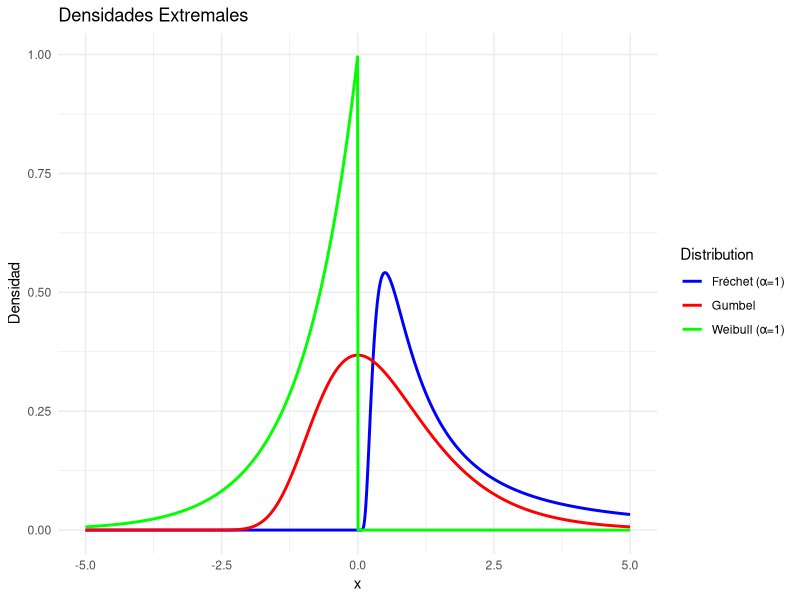
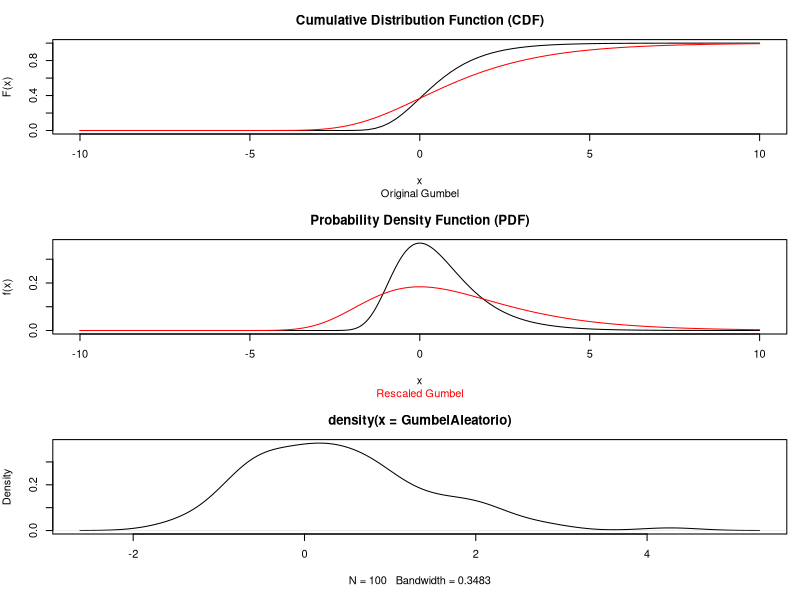
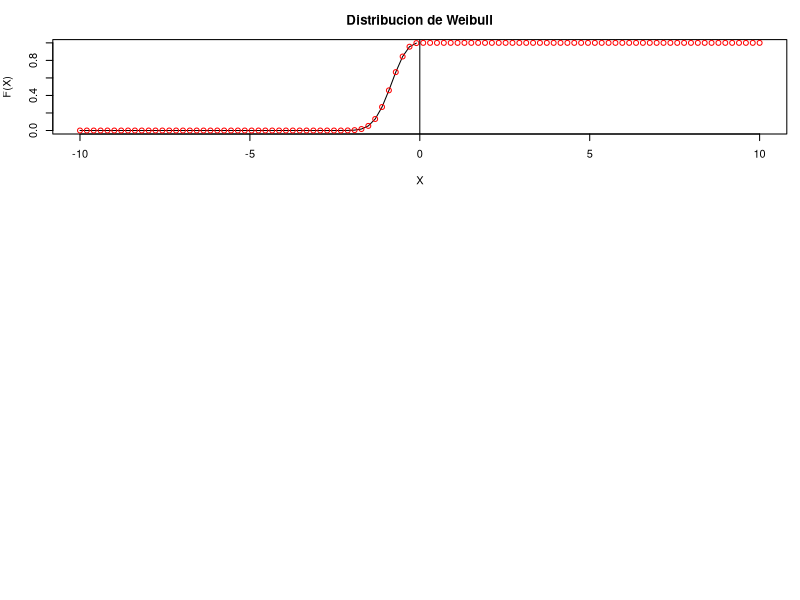
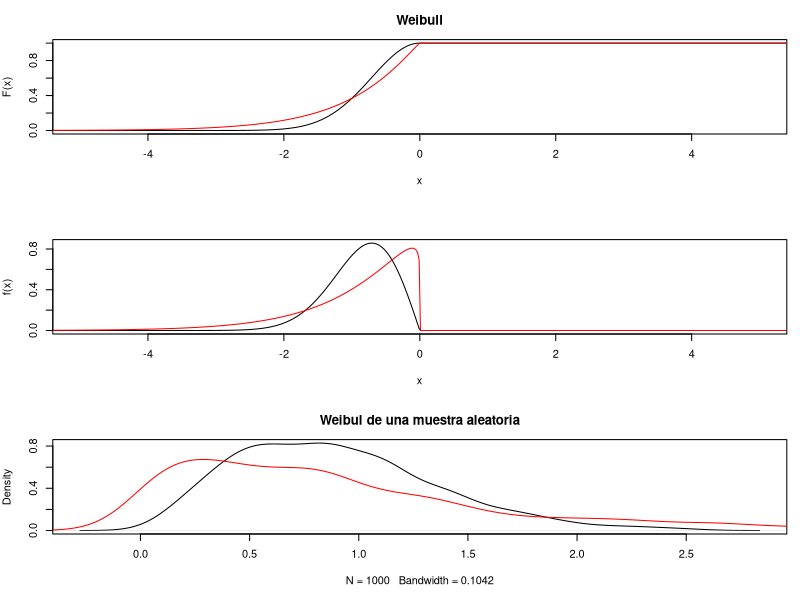
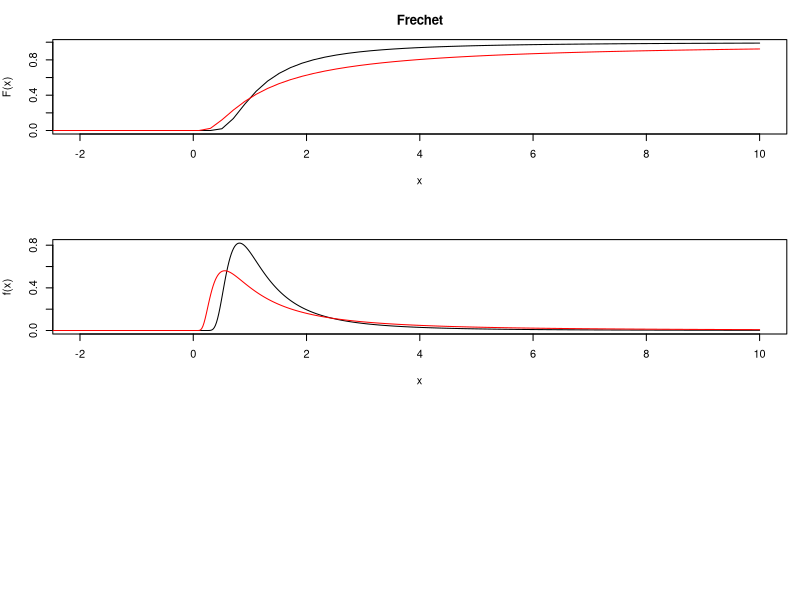

Reproduce these figures in R, in order.
## ---- chunk 1
library(evd)
## ---- chunk 2
# Load necessary package
library(ggplot2)

# Define the range of x values, ensuring negative values are included
x_gumbel <- seq(-5, 5, length.out = 1000)
x_weibull <- seq(-5, 5, length.out = 1000)  
x_frechet <- seq(-5, 5, length.out = 1000)  # Extended to include negative values

# Define the PDFs based on given formulas
gumbel_pdf <- function(x) exp(-x) * exp(-exp(-x))
weibull_pdf <- function(x, alpha = 1) ifelse(x < 0, alpha * (-x)^(alpha - 1) * exp(-(-x)^alpha), 0)
frechet_pdf <- function(x, alpha = 1) ifelse(x > 0, alpha * x^(-alpha - 1) * exp(-x^(-alpha)), 0)  # Explicitly defined for x ≤ 0

# Compute PDFs
gumbel_vals <- gumbel_pdf(x_gumbel)
weibull_vals <- weibull_pdf(x_weibull, alpha = 1)  # Order 1
frechet_vals <- frechet_pdf(x_frechet, alpha = 1)  # Order 1

# Create data frames for ggplot
df_gumbel <- data.frame(x = x_gumbel, y = gumbel_vals, Distribution = "Gumbel")
df_weibull <- data.frame(x = x_weibull, y = weibull_vals, Distribution = "Weibull (α=1)")
df_frechet <- data.frame(x = x_frechet, y = frechet_vals, Distribution = "Fréchet (α=1)")

# Combine all data
df <- rbind(df_gumbel, df_weibull, df_frechet)

# Plot using ggplot2
ggplot(df, aes(x, y, color = Distribution)) +
  geom_line(size = 1) +
  labs(title = "Densidades Extremales",
       x = "x", y = "Densidad") +
  theme_minimal() +
  scale_color_manual(values = c("blue", "red", "green"))
## ---- chunk 3
# Fijar semilla para reproducibilidad
set.seed(123)

# Definir parámetros
mu <- 0       # Centro
beta <- 1     # Escala
gamma <- 0.5772156649  # Constante de Euler-Mascheroni

# Número de simulaciones
n <- 1000

# Generar 1000 valores de una variable uniforme en (0,1)
U <- runif(n)

# Simular la variable Gumbel con parámetros (mu, beta)
X_gumbel <- mu - beta * log(-log(U))

# Calcular estadísticas
esperanza <- mu + beta * gamma
moda <- mu
mediana_teorica <- mu - beta * log(log(2))
desviacion_std_teorica <- beta * pi / sqrt(6)

# Calcular estadísticas empíricas
promedio_empirico <- mean(X_gumbel)
desviacion_std_empirica <- sd(X_gumbel)
mediana_empirica <- median(X_gumbel)
## ---- chunk 4
# Mostrar resultados teóricos
cat("----- Resultados teóricos: ----- \n")
cat("Esperanza teórica:", esperanza, "\n")
cat("Moda teórica:", moda, "\n")
cat("Mediana teórica:", mediana_teorica, "\n")
cat("Desviación estándar teórica:", desviacion_std_teorica, "\n\n")

# Mostrar resultados empíricos
cat("----- Resultados empíricos (simulación con n =", n, "): -----\n")
cat("Promedio empírico:", promedio_empirico, "\n")
cat("Desviación estándar empírica:", desviacion_std_empirica, "\n")
cat("Mediana empírica:", mediana_empirica, "\n")
## ---- chunk 5
print("Primeros 6 datos:")
data <- data.frame(
  i = 1:80,
  X_i = c(430.3, 115.7, 4.48, 26.95, 72.27, 206.4, 22.79, 25.03, 226.8, 11.1,
        1572, 100, 104.5, 37.1, 20.22, 106.9, 47.2, 62.82, 39.3, 18.52,
        41.47, 429.5, 1228, 127.6, 9.93, 90.4, 201.7, 295.1, 20.62, 20.58,
        13.27, 538.1, 804, 321.6, 16.11, 22.05, 100.2, 40.76, 262.7, 19.32,
        7.79, 58.02, 28.02, 18.38, 13.12, 572.8, 44.46, 40.72, 25.07, 24.07,
        511.8, 38.12, 15.86, 75.48, 24.09, 119.4, 174.7, 104.7, 140, 79.67,
        158, 25.46, 462.5, 35.53, 876.4, 462.5, 53.47, 23.59, 38.77, 494.2,
        164.2, 52.06, 54.13, 15.53, 29, 14.35, 1675, 15.01, 72.07, 22.99))
## ---- chunk 6
head(data)
## ---- chunk 7
# Define the sequence of x values
x_aux <- seq(-10, 10, length = 1000)

# Set up the plotting layout
par(mfrow = c(3, 1), mar = c(5, 4, 3, 1))

# Plot the cumulative distribution function (CDF) of the Gumbel distribution
plot(seq(-10, 10, length = 100), pgumbel(q = seq(-10, 10, length = 100), loc = 0, scale = 1), 
     xlim = c(-10, 10), type = "l", ylab = "F(x)", xlab = "x", main = "Cumulative Distribution Function (CDF)")
lines(seq(-10, 10, length = 100), pgumbel(q = seq(-10, 10, length = 100), loc = 0, scale = 2), col = "red")
title(main ="", sub = "Original Gumbel")

# Plot the probability density function (PDF) of the Gumbel distribution
plot(x_aux, dgumbel(x = x_aux, loc = 0, scale = 1, log = FALSE), xlim = c(-10, 10), type = "l", 
     ylab = "f(x)", xlab = "x", main = "Probability Density Function (PDF)")
lines(x_aux, dgumbel(x = x_aux, loc = 0, scale = 2, log = FALSE), col = "red")
title(main = "")

# Add subtitles to each plot
title(main = "", sub = "Rescaled Gumbel", col.main = "red", col.sub = "red")
## ---- chunk 8
# Podemos simular 100 datos aleatorios de una distribución Gumbel
GumbelAleatorio<-rgumbel(100)
plot(density(GumbelAleatorio))
## ---- chunk 9
-digamma(1) # Constante de Euler-Mascheroni
## ---- chunk 10
mean(rgumbel(1000))
## ---- chunk 11
sd(rgumbel(1000))
## ---- chunk 12
x_aux<-seq(-10, 10, length=100)
alpha<- 2.6 # definimos un alfa cualquiera (>0)
plot(x_aux, exp(-(-x_aux)^alpha), type="l", log="", ylab="F(X)", xlab="X", main="Distribucion de Weibull") # recordemos que la definimos para X<0, luego vale 1
points(x_aux, 1-pweibull(-x_aux, shape=alpha, scale=1), col="red")
abline(v=0)
## ---- chunk 13
#Veamos ahora la forma de un par de distribuciones cambiando el parámetro de orden (α
#), que en la función pweibull de R se nombra como shape y que define el orden de la distribución.
x_aux<- seq(-10,10, length=1000)
par(mfrow=c(3,1), mar=c(5,4,3,1))
plot(x_aux, 1-pweibull(q=-x_aux, shape=2, scale=1) ,xlim=c(-5,5), type="l", ylab="F(x)", xlab="x", main="Weibull")
lines(x_aux, 1-pweibull(q=-x_aux, shape=1.1, scale=1), col="red")

plot(x_aux, dweibull(x=-x_aux, shape=2, scale=1, log = FALSE) ,xlim=c(-5,5), type="l", ylab="f(x)", xlab="x")
lines(x_aux, dweibull(x=-x_aux, shape=1.1, scale=1, log = FALSE), col="red")
## ---- chunk 14
#
randomWeibull1<-rweibull(1000, shape=2)
randomWeibull2<-rweibull(1000, shape=1.1)

plot(density(randomWeibull1), main="Weibul de una muestra aleatoria")
lines(density(randomWeibull2),col="red")
## ---- chunk 15
x_aux<- seq(-10,10, length=1000)

par(mfrow=c(3,1), mar=c(5,4,3,1))
plot(seq(-10,10,length=100), pfrechet(q=seq(-10,10,length=100), shape=2, scale=1) ,xlim=c(-2,10), type="l", ylab="F(x)", xlab="x", main="Frechet")
lines(seq(-10,10,length=100), pfrechet(q=seq(-10,10,length=100), shape=1.1, scale=1),col= "red")

plot(x_aux, dfrechet(x=x_aux, shape=2, scale=1, log = FALSE) ,xlim=c(-2,10), type="l", ylab="f(x)", xlab="x")
lines(x_aux, dfrechet(x=x_aux, shape=1.1, scale=1, log = FALSE), col="red")
## ---- chunk 16
# faltan datos, ya los pedí
## ---- chunk 17
#datos
